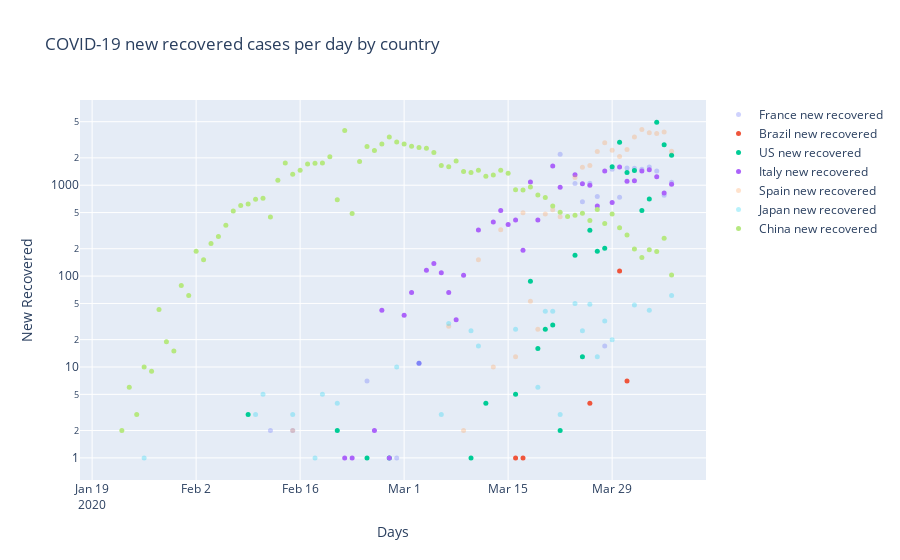

Notebook code for this chart:
### Code cell
fig = go.Figure(series)
fig.update_layout(title_text='COVID-19 new recovered cases per day by country')
fig.update_xaxes(title_text='Days')
fig.update_yaxes(title_text='New Recovered', type='log')
#py.iplot(fig, file='covid-19.html', auto_open=False)
fig.show()
